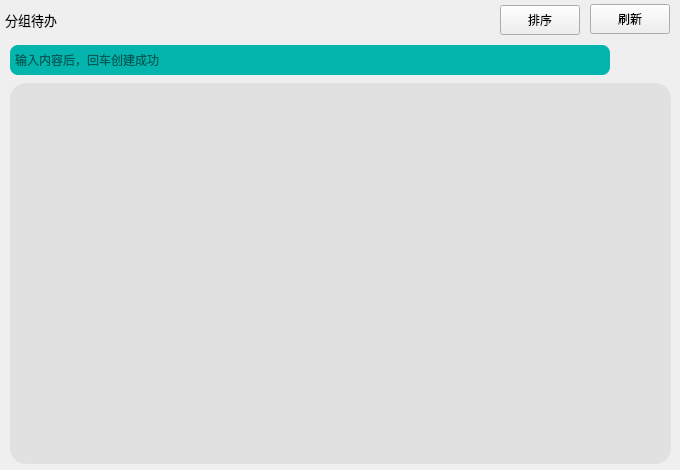
<?xml version="1.0" encoding="UTF-8"?>
<ui version="4.0">
 <class>KTodoGroupPageClass</class>
 <widget class="QWidget" name="KTodoGroupPageClass">
  <property name="geometry">
   <rect>
    <x>0</x>
    <y>0</y>
    <width>680</width>
    <height>470</height>
   </rect>
  </property>
  <property name="minimumSize">
   <size>
    <width>680</width>
    <height>470</height>
   </size>
  </property>
  <property name="maximumSize">
   <size>
    <width>680</width>
    <height>470</height>
   </size>
  </property>
  <property name="windowTitle">
   <string>Form</string>
  </property>
  <widget class="QLabel" name="mypage">
   <property name="geometry">
    <rect>
     <x>5</x>
     <y>5</y>
     <width>140</width>
     <height>30</height>
    </rect>
   </property>
   <property name="styleSheet">
    <string notr="true">font-family: Microsoft YaHei;</string>
   </property>
   <property name="text">
    <string>&lt;html&gt;&lt;head/&gt;&lt;body&gt;&lt;p&gt;&lt;span style=&quot; font-size:10pt;&quot;&gt;分组待办&lt;/span&gt;&lt;/p&gt;&lt;/body&gt;&lt;/html&gt;</string>
   </property>
  </widget>
  <widget class="QPushButton" name="m_refresh_btn">
   <property name="geometry">
    <rect>
     <x>590</x>
     <y>4</y>
     <width>80</width>
     <height>30</height>
    </rect>
   </property>
   <property name="styleSheet">
    <string notr="true">font-family: Microsoft YaHei;</string>
   </property>
   <property name="text">
    <string>刷新</string>
   </property>
   <property name="icon">
    <iconset resource="kmainwindow.qrc">
     <normaloff>:/homepage/icons/refresh.png</normaloff>:/homepage/icons/refresh.png</iconset>
   </property>
  </widget>
  <widget class="QLineEdit" name="m_todocontent_edit">
   <property name="geometry">
    <rect>
     <x>10</x>
     <y>45</y>
     <width>600</width>
     <height>30</height>
    </rect>
   </property>
   <property name="styleSheet">
    <string notr="true">border-radius: 8px;
font-family: Microsoft YaHei;
border: none;
background: transparent;
background-color: rgb(4,181,173);</string>
   </property>
   <property name="placeholderText">
    <string> 输入内容后，回车创建成功</string>
   </property>
  </widget>
  <widget class="QListWidget" name="m_todo_list">
   <property name="geometry">
    <rect>
     <x>10</x>
     <y>83</y>
     <width>661</width>
     <height>381</height>
    </rect>
   </property>
   <property name="styleSheet">
    <string notr="true">border:none;
background:transparent;
background-color: rgb(225, 225, 225);
border-radius: 16px;</string>
   </property>
  </widget>
  <widget class="QPushButton" name="m_refresh_btn_2">
   <property name="geometry">
    <rect>
     <x>500</x>
     <y>5</y>
     <width>80</width>
     <height>30</height>
    </rect>
   </property>
   <property name="styleSheet">
    <string notr="true">font-family: Microsoft YaHei;</string>
   </property>
   <property name="text">
    <string>排序</string>
   </property>
   <property name="icon">
    <iconset resource="kmainwindow.qrc">
     <normaloff>:/groupitem/icons/sort.png</normaloff>:/groupitem/icons/sort.png</iconset>
   </property>
  </widget>
 </widget>
 <layoutdefault spacing="6" margin="11"/>
 <resources>
  <include location="kmainwindow.qrc"/>
 </resources>
 <connections/>
</ui>
